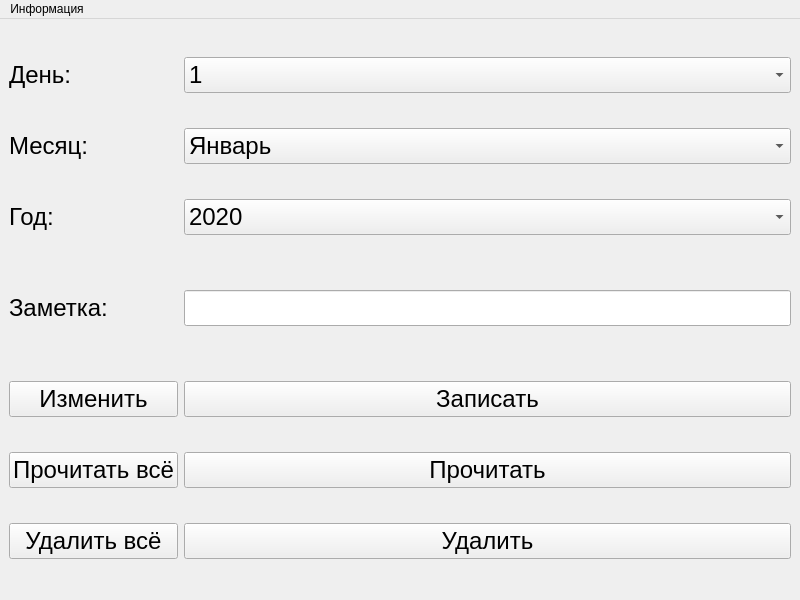
<?xml version="1.0" encoding="UTF-8"?>
<ui version="4.0">
 <class>MainWindow</class>
 <widget class="QMainWindow" name="MainWindow">
  <property name="geometry">
   <rect>
    <x>0</x>
    <y>0</y>
    <width>800</width>
    <height>600</height>
   </rect>
  </property>
  <property name="windowTitle">
   <string>Daily planner</string>
  </property>
  <property name="windowIcon">
   <iconset resource="resource.qrc">
    <normaloff>:/rec/img/KaIya.png</normaloff>:/rec/img/KaIya.png</iconset>
  </property>
  <property name="autoFillBackground">
   <bool>false</bool>
  </property>
  <widget class="QWidget" name="centralwidget">
   <layout class="QGridLayout" name="gridLayout">
    <item row="1" column="2">
     <widget class="QComboBox" name="comboBox_2">
      <property name="font">
       <font>
        <family>Arial</family>
        <pointsize>18</pointsize>
       </font>
      </property>
      <property name="cursor">
       <cursorShape>SizeVerCursor</cursorShape>
      </property>
      <item>
       <property name="text">
        <string>Январь</string>
       </property>
      </item>
      <item>
       <property name="text">
        <string>Февраль</string>
       </property>
      </item>
      <item>
       <property name="text">
        <string>Март</string>
       </property>
      </item>
      <item>
       <property name="text">
        <string>Апрель</string>
       </property>
      </item>
      <item>
       <property name="text">
        <string>Май</string>
       </property>
      </item>
      <item>
       <property name="text">
        <string>Июнь</string>
       </property>
      </item>
      <item>
       <property name="text">
        <string>Июль</string>
       </property>
      </item>
      <item>
       <property name="text">
        <string>Август</string>
       </property>
      </item>
      <item>
       <property name="text">
        <string>Сентябрь</string>
       </property>
      </item>
      <item>
       <property name="text">
        <string>Октябрь</string>
       </property>
      </item>
      <item>
       <property name="text">
        <string>Ноябрь</string>
       </property>
      </item>
      <item>
       <property name="text">
        <string>Декабрь</string>
       </property>
      </item>
     </widget>
    </item>
    <item row="2" column="0">
     <widget class="QLabel" name="label_3">
      <property name="font">
       <font>
        <family>Arial</family>
        <pointsize>18</pointsize>
       </font>
      </property>
      <property name="text">
       <string>Год:</string>
      </property>
     </widget>
    </item>
    <item row="7" column="2">
     <widget class="QPushButton" name="pushButton">
      <property name="font">
       <font>
        <family>Arial</family>
        <pointsize>18</pointsize>
       </font>
      </property>
      <property name="cursor">
       <cursorShape>PointingHandCursor</cursorShape>
      </property>
      <property name="text">
       <string>Записать</string>
      </property>
     </widget>
    </item>
    <item row="5" column="2">
     <spacer name="verticalSpacer_3">
      <property name="orientation">
       <enum>Qt::Vertical</enum>
      </property>
      <property name="sizeType">
       <enum>QSizePolicy::Fixed</enum>
      </property>
      <property name="sizeHint" stdset="0">
       <size>
        <width>552</width>
        <height>20</height>
       </size>
      </property>
     </spacer>
    </item>
    <item row="0" column="2">
     <widget class="QComboBox" name="comboBox">
      <property name="font">
       <font>
        <family>Arial</family>
        <pointsize>18</pointsize>
       </font>
      </property>
      <property name="cursor">
       <cursorShape>SizeVerCursor</cursorShape>
      </property>
      <item>
       <property name="text">
        <string>1</string>
       </property>
      </item>
      <item>
       <property name="text">
        <string>2</string>
       </property>
      </item>
      <item>
       <property name="text">
        <string>3</string>
       </property>
      </item>
      <item>
       <property name="text">
        <string>4</string>
       </property>
      </item>
      <item>
       <property name="text">
        <string>5</string>
       </property>
      </item>
      <item>
       <property name="text">
        <string>6</string>
       </property>
      </item>
      <item>
       <property name="text">
        <string>7</string>
       </property>
      </item>
      <item>
       <property name="text">
        <string>8</string>
       </property>
      </item>
      <item>
       <property name="text">
        <string>9</string>
       </property>
      </item>
      <item>
       <property name="text">
        <string>10</string>
       </property>
      </item>
      <item>
       <property name="text">
        <string>11</string>
       </property>
      </item>
      <item>
       <property name="text">
        <string>12</string>
       </property>
      </item>
      <item>
       <property name="text">
        <string>13</string>
       </property>
      </item>
      <item>
       <property name="text">
        <string>14</string>
       </property>
      </item>
      <item>
       <property name="text">
        <string>15</string>
       </property>
      </item>
      <item>
       <property name="text">
        <string>16</string>
       </property>
      </item>
      <item>
       <property name="text">
        <string>17</string>
       </property>
      </item>
      <item>
       <property name="text">
        <string>18</string>
       </property>
      </item>
      <item>
       <property name="text">
        <string>19</string>
       </property>
      </item>
      <item>
       <property name="text">
        <string>20</string>
       </property>
      </item>
      <item>
       <property name="text">
        <string>21</string>
       </property>
      </item>
      <item>
       <property name="text">
        <string>22</string>
       </property>
      </item>
      <item>
       <property name="text">
        <string>23</string>
       </property>
      </item>
      <item>
       <property name="text">
        <string>24</string>
       </property>
      </item>
      <item>
       <property name="text">
        <string>25</string>
       </property>
      </item>
      <item>
       <property name="text">
        <string>26</string>
       </property>
      </item>
      <item>
       <property name="text">
        <string>27</string>
       </property>
      </item>
      <item>
       <property name="text">
        <string>28</string>
       </property>
      </item>
      <item>
       <property name="text">
        <string>29</string>
       </property>
      </item>
      <item>
       <property name="text">
        <string>30</string>
       </property>
      </item>
      <item>
       <property name="text">
        <string>31</string>
       </property>
      </item>
     </widget>
    </item>
    <item row="0" column="0">
     <widget class="QLabel" name="label">
      <property name="font">
       <font>
        <family>Arial</family>
        <pointsize>18</pointsize>
       </font>
      </property>
      <property name="text">
       <string>День:</string>
      </property>
     </widget>
    </item>
    <item row="2" column="2">
     <widget class="QComboBox" name="comboBox_3">
      <property name="font">
       <font>
        <family>Arial</family>
        <pointsize>18</pointsize>
       </font>
      </property>
      <property name="cursor">
       <cursorShape>SizeVerCursor</cursorShape>
      </property>
      <item>
       <property name="text">
        <string>2020</string>
       </property>
      </item>
      <item>
       <property name="text">
        <string>2021</string>
       </property>
      </item>
      <item>
       <property name="text">
        <string>2022</string>
       </property>
      </item>
      <item>
       <property name="text">
        <string>2023</string>
       </property>
      </item>
     </widget>
    </item>
    <item row="4" column="2">
     <widget class="QLineEdit" name="lineEdit">
      <property name="font">
       <font>
        <family>Arial</family>
        <pointsize>18</pointsize>
       </font>
      </property>
     </widget>
    </item>
    <item row="4" column="0">
     <widget class="QLabel" name="label_4">
      <property name="font">
       <font>
        <family>Arial</family>
        <pointsize>18</pointsize>
       </font>
      </property>
      <property name="text">
       <string>Заметка:</string>
      </property>
     </widget>
    </item>
    <item row="1" column="0">
     <widget class="QLabel" name="label_2">
      <property name="font">
       <font>
        <family>Arial</family>
        <pointsize>18</pointsize>
       </font>
      </property>
      <property name="text">
       <string>Месяц:</string>
      </property>
     </widget>
    </item>
    <item row="8" column="0">
     <widget class="QPushButton" name="pushButton_5">
      <property name="font">
       <font>
        <family>Arial</family>
        <pointsize>18</pointsize>
       </font>
      </property>
      <property name="cursor">
       <cursorShape>PointingHandCursor</cursorShape>
      </property>
      <property name="text">
       <string>Прочитать всё</string>
      </property>
     </widget>
    </item>
    <item row="9" column="0">
     <widget class="QPushButton" name="pushButton_6">
      <property name="font">
       <font>
        <family>Arial</family>
        <pointsize>18</pointsize>
       </font>
      </property>
      <property name="text">
       <string>Удалить всё</string>
      </property>
     </widget>
    </item>
    <item row="3" column="2">
     <spacer name="verticalSpacer_2">
      <property name="orientation">
       <enum>Qt::Vertical</enum>
      </property>
      <property name="sizeType">
       <enum>QSizePolicy::Fixed</enum>
      </property>
      <property name="sizeHint" stdset="0">
       <size>
        <width>552</width>
        <height>20</height>
       </size>
      </property>
     </spacer>
    </item>
    <item row="7" column="0">
     <widget class="QPushButton" name="pushButton_4">
      <property name="font">
       <font>
        <family>Arial</family>
        <pointsize>18</pointsize>
       </font>
      </property>
      <property name="cursor">
       <cursorShape>PointingHandCursor</cursorShape>
      </property>
      <property name="text">
       <string>Изменить</string>
      </property>
     </widget>
    </item>
    <item row="8" column="2">
     <widget class="QPushButton" name="pushButton_2">
      <property name="font">
       <font>
        <family>Arial</family>
        <pointsize>18</pointsize>
       </font>
      </property>
      <property name="cursor">
       <cursorShape>PointingHandCursor</cursorShape>
      </property>
      <property name="text">
       <string>Прочитать</string>
      </property>
     </widget>
    </item>
    <item row="9" column="2">
     <widget class="QPushButton" name="pushButton_3">
      <property name="font">
       <font>
        <family>Arial</family>
        <pointsize>18</pointsize>
       </font>
      </property>
      <property name="cursor">
       <cursorShape>PointingHandCursor</cursorShape>
      </property>
      <property name="text">
       <string>Удалить</string>
      </property>
     </widget>
    </item>
   </layout>
  </widget>
  <widget class="QMenuBar" name="menubar">
   <property name="geometry">
    <rect>
     <x>0</x>
     <y>0</y>
     <width>800</width>
     <height>26</height>
    </rect>
   </property>
   <widget class="QMenu" name="menuInfo">
    <property name="title">
     <string>Информация</string>
    </property>
    <widget class="QMenu" name="menuCreator">
     <property name="title">
      <string>Разработчик</string>
     </property>
     <addaction name="actionKamishiro_Iyamoto"/>
    </widget>
    <addaction name="menuCreator"/>
   </widget>
   <addaction name="menuInfo"/>
  </widget>
  <action name="actionKamishiro_Iyamoto">
   <property name="icon">
    <iconset resource="resource.qrc">
     <normaloff>:/rec/img/KaIya.png</normaloff>:/rec/img/KaIya.png</iconset>
   </property>
   <property name="text">
    <string>Kamishiro Iyamoto</string>
   </property>
  </action>
 </widget>
 <resources>
  <include location="resource.qrc"/>
 </resources>
 <connections/>
</ui>
